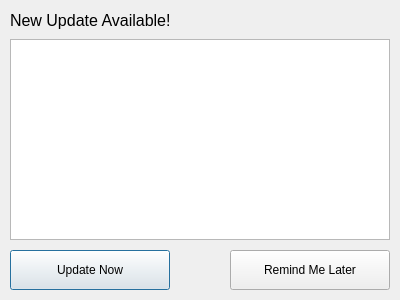
<?xml version="1.0" encoding="UTF-8"?>
<ui version="4.0">
 <class>UpdateAvailableDialog</class>
 <widget class="QDialog" name="UpdateAvailableDialog">
  <property name="geometry">
   <rect>
    <x>0</x>
    <y>0</y>
    <width>400</width>
    <height>300</height>
   </rect>
  </property>
  <property name="windowTitle">
   <string>Dialog</string>
  </property>
  <widget class="QPushButton" name="UpdateNowBtn">
   <property name="enabled">
    <bool>true</bool>
   </property>
   <property name="geometry">
    <rect>
     <x>10</x>
     <y>250</y>
     <width>160</width>
     <height>40</height>
    </rect>
   </property>
   <property name="locale">
    <locale language="English" country="UnitedStates"/>
   </property>
   <property name="text">
    <string>Update Now</string>
   </property>
  </widget>
  <widget class="QPushButton" name="RemindMeLaterBtn">
   <property name="enabled">
    <bool>true</bool>
   </property>
   <property name="geometry">
    <rect>
     <x>230</x>
     <y>250</y>
     <width>160</width>
     <height>40</height>
    </rect>
   </property>
   <property name="locale">
    <locale language="English" country="UnitedStates"/>
   </property>
   <property name="text">
    <string>Remind Me Later</string>
   </property>
  </widget>
  <widget class="QPlainTextEdit" name="ReleaseNotesTxt">
   <property name="geometry">
    <rect>
     <x>10</x>
     <y>39</y>
     <width>380</width>
     <height>201</height>
    </rect>
   </property>
   <property name="plainText">
    <string/>
   </property>
  </widget>
  <widget class="QLabel" name="label">
   <property name="geometry">
    <rect>
     <x>10</x>
     <y>10</y>
     <width>380</width>
     <height>20</height>
    </rect>
   </property>
   <property name="font">
    <font>
     <pointsize>12</pointsize>
    </font>
   </property>
   <property name="locale">
    <locale language="English" country="UnitedStates"/>
   </property>
   <property name="text">
    <string>New Update Available!</string>
   </property>
  </widget>
 </widget>
 <resources/>
 <connections>
  <connection>
   <sender>RemindMeLaterBtn</sender>
   <signal>clicked()</signal>
   <receiver>UpdateAvailableDialog</receiver>
   <slot>close()</slot>
   <hints>
    <hint type="sourcelabel">
     <x>309</x>
     <y>269</y>
    </hint>
    <hint type="destinationlabel">
     <x>199</x>
     <y>149</y>
    </hint>
   </hints>
  </connection>
 </connections>
</ui>
